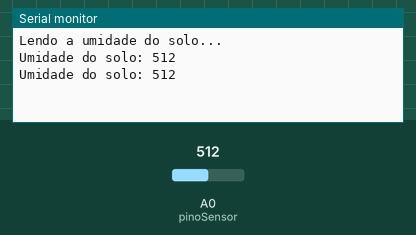
A sketch run on a simulated Arduino Uno, built with avr-gcc and run on an emulated ATmega328P. On the bench: the last lines printed to the serial monitor. Inputs (shaded band) come from the test bench; at power-on: A0 (pinoSensor) = 512.

Above: at 3.2 s.
3.3 s: A0 (pinoSensor) set to 716
At 4.6 s:
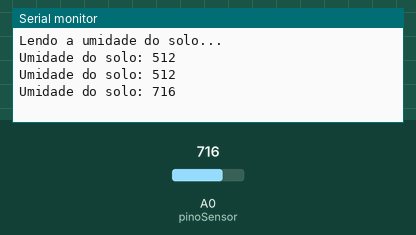
4.8 s: A0 (pinoSensor) set to 900
At 5.8 s:
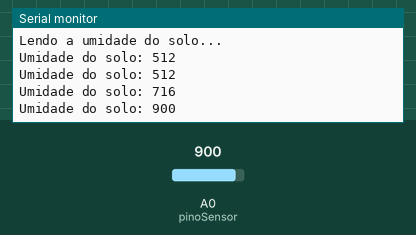
Timing chart, 0 to 7.8 s (numbered marks = the images above; inputs shaded):
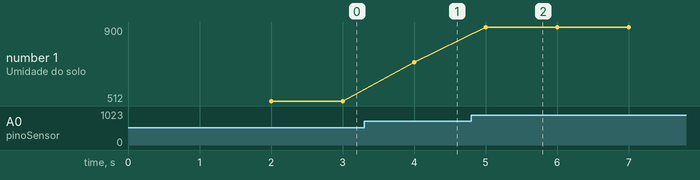

Measured:
- after the input at 3.3 s, the serial monitor: prints a new line after 0.70 s (image 1)
- after the input at 4.8 s, the serial monitor: prints a new line after 0.20 s (image 2)
- plotted number 1: 512 → 716 after the input at 3.3 s, 716 → 900 after the input at 4.8 s

The sketch:

Umidade_solo.ino
```cpp
const int pinoSensor = A0; //PINO UTILIZADO PELO SENSOR
int valorLido; //VARIÁVEL QUE ARMAZENA O PERCENTUAL DE UMIDADE DO SOLO

int analogSoloSeco = 600; //VALOR MEDIDO COM O SOLO SECO (VOCÊ PODE FAZER TESTES E AJUSTAR ESTE VALOR)
int analogSoloMolhado = 1024; //VALOR MEDIDO COM O SOLO MOLHADO (VOCÊ PODE FAZER TESTES E AJUSTAR ESTE VALOR)
int percSoloSeco = 0; //MENOR PERCENTUAL DO SOLO SECO (0% - NÃO ALTERAR)
int percSoloMolhado = 100; //MAIOR PERCENTUAL DO SOLO MOLHADO (100% - NÃO ALTERAR)

void setup(){
 Serial.begin(9600); //INICIALIZA A SERIAL
 Serial.println("Lendo a umidade do solo..."); //IMPRIME O TEXTO NO MONITOR SERIAL
 delay(2000); //INTERVALO DE 2 SEGUNDOS
}

void loop(){

 valorLido = analogRead(pinoSensor); //MANTÉM valorLido DENTRO DO INTERVALO (ENTRE analogSoloMolhado E analogSoloSeco)
 //valorLido = map(valorLido,analogSoloMolhado,analogSoloSeco,percSoloMolhado,percSoloSeco); //EXECUTA A FUNÇÃO "map" DE ACORDO COM OS PAR METROS PASSADOS
 Serial.print("Umidade do solo: "); //IMPRIME O TEXTO NO MONITOR SERIAL
 Serial.println(valorLido); //IMPRIME NO MONITOR SERIAL O PERCENTUAL DE UMIDADE DO SOLO
 //Serial.println("%"); //IMPRIME O CARACTERE NO MONITOR SERIAL
 delay(1000);  //INTERVALO DE 1 SEGUNDO
}
```
